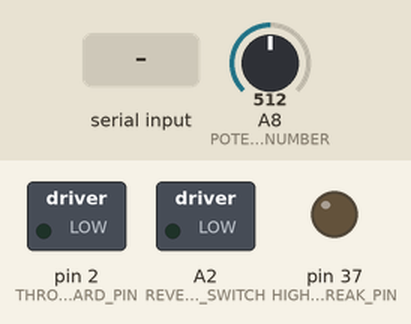
Recording of a program running on a simulated Teensy 4. Parts: switched loads named in the program (green lamp = pin HIGH), output pins drawn as LEDs (lit = HIGH). Inputs (shaded band) come from the test bench; at power-on: A8 (POTENTIOMETER_PIN_NUMBER) = 512. What the program prints to the serial monitor is not drawn.

Above: at 1.2 s.
1.3 s: "F" received over Serial
At 1.7 s:
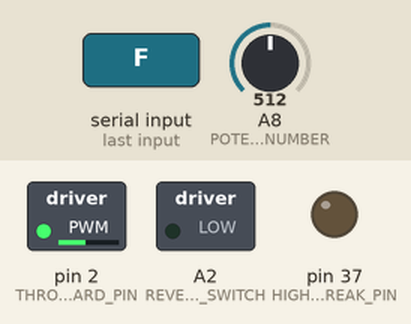
2.8 s: A8 (POTENTIOMETER_PIN_NUMBER) set to 716
At 4.0 s:
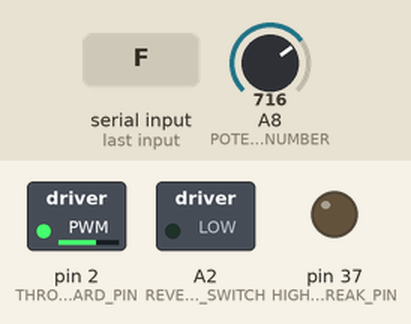
4.3 s: "R" received over Serial
At 5.3 s:
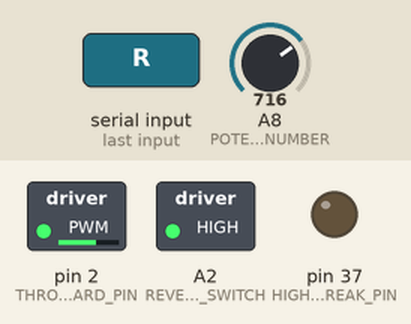
5.8 s: "B" received over Serial
At 6.4 s:
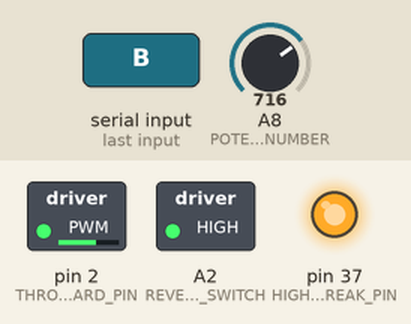
Timing chart, 0 to 8.3 s (numbered marks = the images above; inputs shaded):
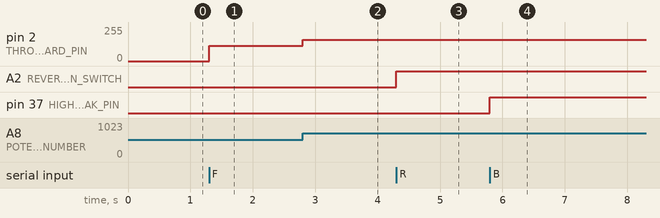

The program:

main.cpp
```cpp
/********************************************************************************/
/*   Author  : Ahmed Farag                                                      */
/*   Date    : 22/04/2022                                                       */
/*   Version : V01                                                              */
/********************************************************************************/

// Includes
#include <Arduino.h>
#include <Votol.h>

int Potentiometer_Readings = 0;

void setup()
{

  Votol_Init();

  Serial.begin(9600);
}

char c;
void loop()
{

  if (Serial.available())
  {
    c = Serial.read();
    Serial.println(c);
  }
  if (c == 'F')
  {

    Potentiometer_Readings = Get_Potentiometer_Readings(POTENTIOMETER_PIN_NUMBER);
    Serial.print("Forward: ");


    Votol_Break(HIGH_BREAK_PIN,HIGH_BREAK_OFF_STATE);
    Votol_Forward(Potentiometer_Readings, THROTTLE_FORWARD_PIN, THROTTLE_MIN_READINGS, THROTTLE_MAX_READINGS, THROTTLE_MIN_PWM, THROTTLE_MAX_PWM);
  }
  if (c == 'R')
  {
    Potentiometer_Readings = Get_Potentiometer_Readings(POTENTIOMETER_PIN_NUMBER);
    Serial.print("Reverse: ");


    Votol_Break(HIGH_BREAK_PIN, HIGH_BREAK_OFF_STATE);
    // In this function call we will pass the arguments of the function as same as the forward since we are not using slider throttle with negative values
    Votol_Reverse(Potentiometer_Readings, THROTTLE_FORWARD_PIN, THROTTLE_MIN_READINGS, THROTTLE_MAX_READINGS, THROTTLE_MIN_PWM, THROTTLE_MAX_PWM, REVERSE_DIRECTION_SWITCH);
  }
  if (c == 'B')
  {
    Serial.println("Break");

    Votol_Break(HIGH_BREAK_PIN, HIGH_BREAK_ON_STATE);
  }
}
```

Votol.h
```cpp
/********************************************************************************/
/*   Author  : Ahmed Farag                                                      */
/*   Date    : 22/04/2022                                                       */
/*   Version : V01                                                              */
/********************************************************************************/

#ifndef _Votol_H
#define _Votol_H


// Inputs pins
#define POTENTIOMETER_PIN_NUMBER 22


// Transistors Pin number


// Forward motor driver parameters

#define THROTTLE_FORWARD_PIN   2
#define THROTTLE_MIN_PWM       0
#define THROTTLE_MAX_PWM       200
#define THROTTLE_MIN_READINGS  0
#define THROTTLE_MAX_READINGS  900


// REVERSE motor driver parameters

#define THROTTLE_REVERSE_PIN             2
#define REVERSE_DIRECTION_SWITCH         16
#define THROTTLE_MIN_PWM_REVERSE        -200
#define THROTTLE_MAX_PWM_REVERSE         0
#define THROTTLE_MIN_READINGS_REVERSE   -600
#define THROTTLE_MAX_READINGS_REVERSE    0

// HIGH Break PINS
#define HIGH_BREAK_PIN           37
#define HIGH_BREAK_OFF_STATE     LOW
#define HIGH_BREAK_ON_STATE      HIGH

// Spedometer PINS
#define SPEDOMETER_PIN
#define SPEDOMETER_PULSE_MODE_HIGH    HIGH


// Functions Prototype

void Votol_Init();
int  Get_Potentiometer_Readings (int Potentiometer_Pin_Num) ;
void Votol_Forward (int Throttle_Pin , int Potentiometer_Readings , int Throttle_Min_Readings, int Throttle_Max_Readings, int Throttle_Min_PWM ,int Throttle_Max_PWM );
void Votol_Reverse(int Throttle_Pin , int Potentiometer_Readings , int Throttle_Min_Readings, int Throttle_Max_Readings, int Throttle_Min_PWM ,int Throttle_Max_PWM, int Reverse_Switch_Pin);
void Votol_Break(int Break_Pin , int State);
int  Votol_Speedometer(int Sedometer_Pin , int Mode);


#endif
```

Votol.cpp
```cpp
/********************************************************************************/
/*   Author  : Ahmed Farag                                                      */
/*   Date    : 22/04/2022                                                       */
/*   Version : V01                                                              */
/********************************************************************************/
#include <Arduino.h>
#include <Votol.h>

//Intitialization function
void Votol_Init()
{
    // Set the PWM pin for the throttle to output
      pinMode(THROTTLE_FORWARD_PIN, OUTPUT);
    // Set the reverse pin switch to output
      pinMode(REVERSE_DIRECTION_SWITCH, OUTPUT);
    // Set the High break pin switch to output
      pinMode(HIGH_BREAK_PIN, OUTPUT);
    // Set the potentiometer pin to input
      pinMode(POTENTIOMETER_PIN_NUMBER, INPUT);
    //Set Reverse pin to low
      digitalWrite(REVERSE_DIRECTION_SWITCH,LOW);
    // Set the spedometer pin to input
    //pinMode(SPEDOMETER_PIN, INPUT);


}

// Function to get the Potentiomete readings
int  Get_Potentiometer_Readings (int Potentiometer_Pin_Num)
{

    int Potentiometer_Readings = analogRead(Potentiometer_Pin_Num);
    return Potentiometer_Readings ;
}

// Function to move the motor forward with PWM maped from Potentiometer values
void Votol_Forward (int Potentiometer_Readings  , int Throttle_Pin  , int Throttle_Min_Readings, int Throttle_Max_Readings, int Throttle_Min_PWM ,int Throttle_Max_PWM )
{
    int Throttle_PWM_Value = map(Potentiometer_Readings,Throttle_Min_Readings,Throttle_Max_Readings,Throttle_Min_PWM,Throttle_Max_PWM);
    Serial.print("Forward PWM ");
    Serial.println(Throttle_PWM_Value);

    digitalWrite(REVERSE_DIRECTION_SWITCH,LOW);
    analogWrite(Throttle_Pin, Throttle_PWM_Value);

}

// Function to move the motor backward with PWM maped from Potentiometer values
void Votol_Reverse(int Potentiometer_Readings ,int Throttle_Pin , int Throttle_Min_Readings, int Throttle_Max_Readings, int Throttle_Min_PWM ,int Throttle_Max_PWM,int Reverse_Switch_Pin)
{
    // Set reverse switch on

    int Throttle_PWM_Value_Rev = map(Potentiometer_Readings,Throttle_Min_Readings,Throttle_Max_Readings,Throttle_Min_PWM,Throttle_Max_PWM);
    Serial.print("Reverse PWM ");
    Serial.println(Throttle_PWM_Value_Rev);

    digitalWrite(Reverse_Switch_Pin,HIGH);
    analogWrite(Throttle_Pin, Throttle_PWM_Value_Rev);
}

// Function to activate the high break
void Votol_Break(int Break_Pin , int State)
{
    digitalWrite(Break_Pin,State);
}

// Function for speedo meter for feedback
// int  Votol_Speedometer(int Sedometer_Pin , int Mode)
// {

//   unsigned long Duration_In_Micro = pulseIn(Sedometer_Pin , Mode);


//   if(Duration_In_Micro > 1)
//   {
//   Serial.println(Duration_In_Micro);
//   delay(1000);
//   }

// }
```

Measured:
- after the input at 1.3 s, pin 2 (THROTTLE_FORWARD_PIN): 0/255 → 113/255 at once
- after the input at 2.8 s, pin 2 (THROTTLE_FORWARD_PIN): 113/255 → 159/255 at once
- after the input at 4.3 s, A2 (REVERSE_DIRECTION_SWITCH): LOW → HIGH at once
- after the input at 5.8 s, pin 37 (HIGH_BREAK_PIN): LOW → HIGH at once
